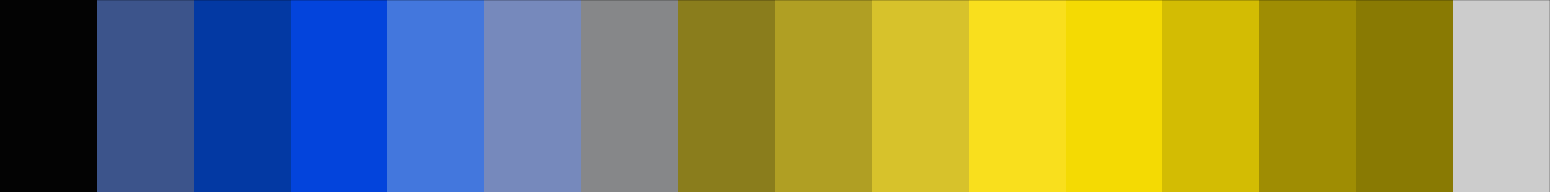
#> input picture 1408_Evaluate_and_compare_colormaps/data/Spectral_16-colours_Deuteranope.png, 1550 x 192 px
$ jupyter execute --allow-errors How_to_evaluate_and_compare_colormaps.ipynb   (shell and % lines are left out)
#> lines starting #> are read from the running program, lines starting #| are printed output that depends on the picture
## How to evaluate and compare colormaps

Matteo Niccoli, MyCarta

Calgary, Alberta, Canada

mycarta.wordpress.com

matteo@mycarta.ca

### Note on Python version

#### As of June 2020, this notebook will run on Python 3.7

### Introduction

Spectral, rainbow, and rainbow-like palettes are not perceptual: they do not match how the brain intuitively interprets color.
There is a wealth of literature (e.g. Borland et al. 2007, Rogowitz and Kalvin 2001, Montag 1999, Rogowitz et al. 1999, Light and Bartlein 2004, Borkin et al. 2011) showing that these non-perceptual palettes are poor choices for maps and data visualization.

To represent interval data (e.g. elevation or time structure) or ratio data (e.g. seismic amplitude), the equal steps in the magnitude of the data require equal perceptual distance between points in the color scale.
So good palettes are those that have a monotonic and increasing lightness (or alternatively intensity) profile.

### Perception experiment

You can convince yourself of how bad these palettes are with the experiment in this section, where we deconstruct 'spectral', one of the default palettes from the Matplotlib plotting library commonly used in scientific computing.

The conceptual premise for the experiment comes from Rogowitz et al. (1999), who examined the hue–saturation–lightness components of several colormaps to see how each component encoded the magnitude information in the data. Previously I've done a similar experiment with the ROYGBIV colours in the 3rd post (http://wp.me/p1IlJY-yD) of my blog series 'The rainbow is dead... long live the rainbow'. Let's try it here with 'spectral'.

First, we import the Numpy Python library (a set of functions to run mathematical operations. Typically these tools are faster than the default Python commands).
Next, we import the plot command from the Matplotlib library (a library of plotting functions and utilities commonly used in scientific computing).
Finally we import a couple of tools we will be using to manipulate colours.

[cell 1]
import numpy as np
import matplotlib.pyplot as plt
import matplotlib.colors as clr
import matplotlib.cm as cm

Let's first have a look at the Matplotlib spectral colormap.
To do that, the next block of code generates a random 8x8 checker-board pattern then uses spectral to colour it. We also add a colorbar.

[cell 2]
rndm = np.random.rand(8,8)
my_spectral = plt.get_cmap('nipy_spectral')

plt.figure(figsize=(5,4))
plt.pcolor(rndm, cmap=my_spectral)
plt.colorbar()
plt.show()
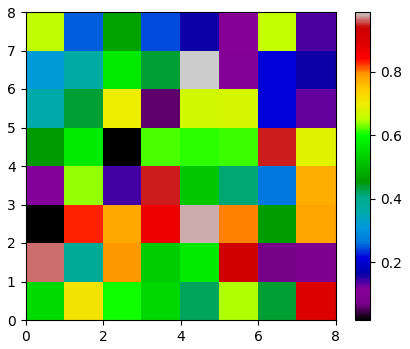
#> figure drawn by matplotlib, 2 panels

The sequence of colours in the colorbar it looks very familiar: many colormaps in a wide range of software are just like this one. They are derived from the visible part of the electromagnetic spectrum by converting individual wavelengths into RGB colours.
http://science-edu.larc.nasa.gov/EDDOCS/Wavelengths_for_Colors.html

If you're interested in the process, one way to do it is to use one of the colour matching functons in here http://cvrl.ioo.ucl.ac.uk/cmfs.htm (for example the the CIE 1931 modified by Judd and Vos). You will get XYZ triplets representing colors sampled at a constant interval of 5 nanometer in the wavelength range 360-830 nm. XYZ values can be converted to RGB using standard formulas (e.g. http://www.brucelindbloom.com/index.html?Eqn_RGB_XYZ_Matrix.html). In Matlab you can do it with the Spectral and XYZ functions collection: http://www.mathworks.com/matlabcentral/fileexchange/7021-spectral-and-xyz-color-functions.

The spectral colormap I use in this notebook was first developed by the neuroimaging project (NiPy) folks and subsequently added to Matplotlib (https://github.com/matplotlib/matplotlib/issues/879/)

You can see the full set of RGB values here:

https://github.com/matplotlib/matplotlib/commit/b64652d335d4318d1b1a332843837a0c17a4a202

The next block of code creates a 16-hue colorbar using this spectral colormap. The first step is to generate a sequence of evenly spaced numbers, the integers from 0 to 15, using the numpy.arange function. Each of these numbers will be assigned a colour when we plot the sequence using the colormap (note that throughout the notebook I will use hues and colours interchangeably, and also sometimes I will use palette in place of colormap).

N.B. the function imshow used to plot the colorbar does not take a 1D array as input (it is intended for images) so by passing data as such you'd get an error message but passing it as [data] circumvents the limitation.

You can uncomment the last line to save the figure as a PNG image file.

[cell 3]
data=np.arange(16)

fig1 = plt.figure(figsize=(20, 4))
ax1 = fig1.add_subplot(1, 1, 1)

ax1.set_xticks([])
ax1.set_yticks([])  # these two commands remove tick marks (and tick labels) by setting them as empty

ax1.set_xlabel('Colours', fontsize = '32')
im = ax1.imshow([data], interpolation = 'none', cmap = 'nipy_spectral', aspect='2')
plt.show()
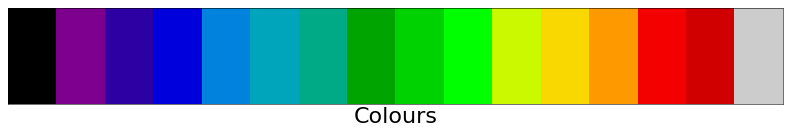
#> figure drawn by matplotlib, 1 panel

#fig1.savefig('colours.png', dpi=100)

At first sight this colorbar may seem like a pleasant and ordered sequence of hues. But to check if it is also perceptually ordered we really need to look at how these hues encode the magnitude in the data, and we do that by converting the hues to intensity and analysing the sequence of intensity values.

The first step is to extract the RGB values for each colour. This is not trivial because we're using a Matplotlib colormap, which has values for R, G, B, and A (Alpha, which controls opacity) in the range 0-1, whereas the data is made up of 16 numbers is in the range 0-15.

The first block of code below scales the data to the same range as the colormap so we can extract the RGB values. In other words, we create 16 equally spaced numbers between 0 and 1.

[cell 4]
# generate 16 equally-spaced numbers in the range 0-1
norm = clr.Normalize(0, 15)
n=norm(data)

[cell 5]
# make sure we got what we wanted
for i in zip(data,n):
    print (i)

With the next block of code below we use the 16 numbers in 'n' to extract the RGBA values for each color in the palette, then we discard A.

The way we discard A is with the slicing notation [:,:3]. This is equivalent to saying: "for every row (specified by the colon operator ':') in the variable rgba, get items from 0 to, but not including 3 (specified by :3). Notice that Python indexes elements starting with 0, not with 1, like Matlab for example.
More help on slicing in this Stackoverflow answer http://stackoverflow.com/a/509295/1034648.

[cell 6]
# get the colormap
my_cmap = cm.get_cmap('nipy_spectral')

# extract the colormap RGBA values at the 16 points
rgba = my_cmap(n)

# slice rgba to discard Alpha
rgb01= rgba[:,:3]

print (rgb01)

And now that we've obtained RGB values in the range 0-1 we convert them to the range 0-255 to calculate the intensity.

[cell 7]
rgb255 = np.multiply(rgb01,255)
rgb = np.rint(rgb255) # rounds up to nearest integer

print (rgb)

Next we calculate intnsity with the formula I = 0.2989R + 0.5870G + 0.1140B.
This is the formula used by Matlab's Image Processing Toolbox function rgb2gray. When I was working in Mtlab I had to dig out the formula because I did not have the Image Processing Toolbox:
http://www.mathworks.com/matlabcentral/answers/99136-how-do-i-convert-my-rgb-image-to-grayscale-without-using-the-image-processing-toolbox

[cell 8]
intnst = 0.2989 * rgb[:,0] + 0.5870 * rgb[:,1] + 0.1140 * rgb[:,2] # get the intensity
intensity = np.rint(intnst) # rounds up to nearest integer

Finally, we create the intensity colorbar using grayscale colormap.

You can uncomment the last line to save the figure as a PNG image file.

[cell 9]
fig2 = plt.figure(figsize=(20,4))
ax2 = fig2.add_subplot(1, 1, 1)

ax2.set_xticks([])
ax2.set_yticks([])

ax2.set_xlabel('Colour intensity', fontsize = '32')
im = ax2.imshow([intensity], interpolation = 'none', cmap = 'gray', aspect='2')
plt.show()
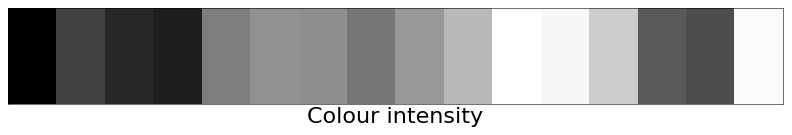
#> figure drawn by matplotlib, 1 panel

#fig2.savefig('intensity.png', dpi=100)

This second colorbar does not look ‘right’ any more. The intensity values go up and down seemingly randomly.
Let's look at the values to confirm it.

[cell 10]
print (intensity)

An much better way to QC the intensity values was recently suggested to me by Evan Bianco of Agile Geoscience: with his code, below, we can display the colorbar with an overlay plot of the intensity.
Notice that Evan converted the data into a 2D matrix so it can be passed to imshow as it is.

[cell 11]
int_mtx = np.transpose(np.repeat(np.expand_dims(intensity,1),255,axis=1))
fig2a = plt.figure(figsize=(20,4))
ax2a = fig2a.add_subplot(1, 1, 1)

ax2a.set_xticks([])

ax2a.plot(intensity, 'wo', lw = 20)
ax2a.imshow(int_mtx, interpolation = 'none', cmap = 'gray', aspect='0.01')
ax2a.invert_yaxis()

ax2a.set_xlabel('Colour intensity', fontsize = '32')
ax2a.set_ylabel('Intensity', fontsize = '32')

plt.show()
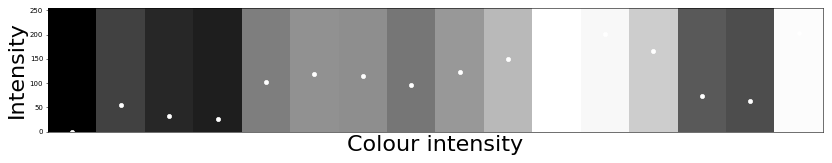
#> figure drawn by matplotlib, 1 panel

[cell 12]
sorted_intensity = np.sort(intensity)

# check the values
print (sorted_intensity)

Now we create the colorbar of sorted intensity using grayscale colormap.

You can uncomment the last line to save the figure as a PNG image file.

[cell 13]
fig3 = plt.figure(figsize=(20, 4))
ax3 = fig3.add_subplot(1, 1, 1)

ax3.set_xticks([])
ax3.set_yticks([])

ax3.set_xlabel('Sorted colour intensity', fontsize = '32')
im = ax3.imshow([sorted_intensity], interpolation = 'none', cmap = 'gray', aspect='2')
plt.show()
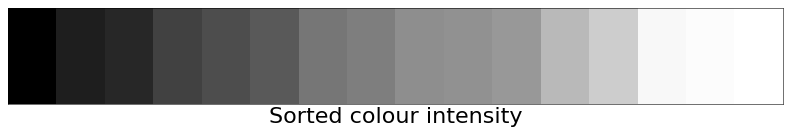
#> figure drawn by matplotlib, 1 panel

#fig3.savefig('sorted_intensity.png', dpi=100)

That looks better. The last three elements on the right look quite similar, but we will try to explain that a bit further down.

Now we want to look at the full color version of the intensity-sorted colormap. This requires again a sorting operation, but this time we want to sort simultaneously RGB values and intensity using the latter, which takes more effort.

First, we use the zip function to join together data and intesity (as a list of tuples) which we can then sort.

[cell 14]
colors = zip(data, intensity)

# check the result
print (colors)

With the next block of code we sort the tuples in the list above by intensity (last element of tuple).

As I anticipated, we do it in a different way from how we sorted intensity alone, by using the function sorted(). This function accepts a key parameter to specify a function to be called on the element of the tuple we want to sort by. In this case the function called is an anonymous function (one which you do not have to define with 'def').
Lambda is the Python keyword used to generate anonymous functions.
x[-1] is the element in the tuple we want to sort by (the last one).

[cell 15]
sorted_colors = sorted(colors, key=lambda x: x[-1])

# make sure it worked
print (sorted_colors)

Next we get the sorted data from the sorted list of tuples, and we store it in a new list using a synthax called
list comprehension.
With the command below we are saying: "for each tuple x in the list sorted_colours, write to a new list called sorted_data the first element (remember again that Python starts indexing elements at 0, not 1 like Matlab).

List comprehension is a more compact syntax than an explicit for loop, where we'd iterate through the existing list, and it is by many the recommended syntax for creating lists from other lists.

Good article on list comprehension: http://carlgroner.me/Python/2011/11/09/An-Introduction-to-List-Comprehensions-in-Python.html

[cell 16]
sorted_data = [x[0] for x in sorted_colors]

# check the result
print (sorted_data)

At this point we can create the colorbar of sorted colours using sorted_data and the original spectral colormap.

You can uncomment the last line to save the figure as a PNG image file.

[cell 17]
fig4 = plt.figure(figsize=(20, 4))
ax4 = fig4.add_subplot(1, 1, 1)

ax4.set_xticks([])
ax4.set_yticks([])

ax4.set_xlabel('Colours sorted by intensity', fontsize = '32')
im = ax4.imshow([sorted_data], interpolation = 'none', cmap = 'nipy_spectral', aspect = '2')
plt.show()
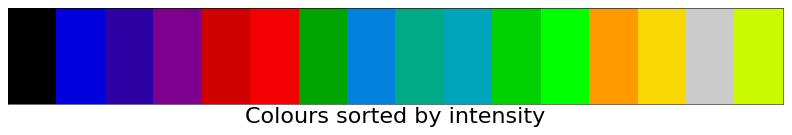
#> figure drawn by matplotlib, 1 panel

#fig4.savefig('sorted_colours.png', dpi=100)

And that does not look right at all.
I think we have managed to demonstrate that spectral is not a good palette in the sense that it does not have a monotonic and increasing intensity profile, and if it did, it would look quite unpleasant, and confusing, so we are back at square one.

As an aside, if you happened to have deficient color vision (more commonly referred to as color blindness), then even the original spectral colorbar would have looked ugly and confusing (e.g. Light and Bartlein 2004).

With the next block of code I will import and display an image. It is fig1 as it would be seen by a person with deuteranopia, the most common form of color vision deficiency. The simulation of deuteranope vision were done in ImageJ with the Dichromacy plugin:

http://www.mecourse.com/landinig/software/dichromacy/dichromacy.html

[cell 18]
from PIL import Image

global ext
ext = ".png"

imageFile = "data/Spectral_16-colours_Deuteranope.png"
im = Image.open(imageFile)
#> im is the input picture: PIL image 1550x192 RGBA; mean R, G, B, A 132.4, 135.9, 88.7, 255
#> (the rest of the program and of its run is left out)
